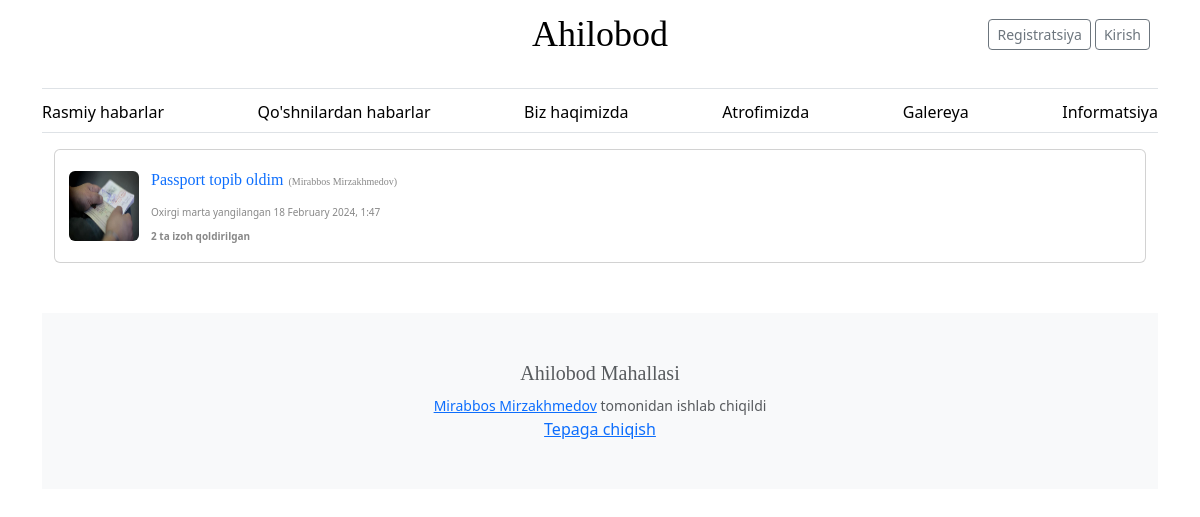
Screenshot of /post-neighbors/ with the database file from the repository.
### webapp/models.py (models this page shows, shortened)
class PostNeighbors(models.Model):
    n_post_id = models.AutoField(primary_key=True)
    title = models.CharField(max_length=255)
    full_text = RichTextField(blank=True, null=True)
    created_at = models.DateTimeField(default=timezone.now)
    user_id = models.ForeignKey(User, on_delete=models.CASCADE,
                                related_name='neighbors_posts')
    updated_at = models.DateTimeField(auto_now=True)
    image = models.ImageField(upload_to='posts/',
                              default='posts/default.webp')

class User(AbstractUser):
    user_id = models.AutoField(primary_key=True)
    phone_number = models.CharField(max_length=20)
    profile_pic = models.ImageField(null=True, upload_to='profile/')
    bio = models.TextField(blank=True, null=True)
    created_at = models.DateTimeField(default=timezone.now)
    updated_at = models.DateTimeField(auto_now=True)

class NeighborComment(models.Model):
    comment_id = models.AutoField(primary_key=True)
    post = models.ForeignKey(PostNeighbors, on_delete=models.CASCADE, related_name='neighbor_comments')
    user = models.ForeignKey(User, on_delete=models.CASCADE, related_name='neighbor_comments')
    comment_text = models.TextField()
    created_at = models.DateTimeField(default=timezone.now)

### webapp/views.py (the view)
# urls.py: path('post-neighbors/', views.neighbors, name='neighbors'),
def neighbors(request):
    neighbors = PostNeighbors.objects.all().order_by('-created_at')
    data = {
        'title': "Qo'shnilardan yangilik",
        'neighbors': neighbors
    }
    return render(request, 'webapp/neighbors.html', data)

### webapp/templates/webapp/neighbors.html (shortened to what this page needs)
{% extends 'webapp/layout.html' %}
{% block body%}
{% for neighbor in neighbors %}
    <div class="card tweets">
        <div class="card-body">
            <div class="row align-items-center">
                <div class="col-md-1">
                    <img src="{{ neighbor.image.url }}" class="img-thumbnail img-center">
                </div>
                <div class="col-md-11">
                    <h5 class="card-title">
                        <a href="{% url 'neighbor-news-detail' neighbor.n_post_id %}">{{ neighbor.title }}</a> <span>({{ neighbor.user_id.first_name }} {{ neighbor.user_id.last_name }})</span>
                    </h5>
                    <p class="card-text">
                        <span>Oxirgi marta yangilangan {{ neighbor.updated_at|date:"j F Y, G:i" }}</span><br>
                        <strong><span>{{ neighbor.neighbor_comments.all|length }} ta izoh qoldirilgan</span></strong>
                    </p>
                </div>
            </div>
        </div>
    </div>
{% endfor %}
{% endblock %}

### webapp/static/css/blog.css (style rules this page uses)
h1, h2, h3, h4, h5, h6 { font-family: "Playfair Display", Georgia, "Times New Roman", serif; }
.row { margin-bottom: 20px; }
.tweets { margin-top: 10px !important; margin-bottom: 10px !important; text-decoration: none; }
.tweets a { font-size: medium !important; text-decoration: none !important; }
.tweets span { color: #888 !important; font-size: x-small !important; }
.tweets img { width: 70px !important; height: 70px !important; }
.tweets .row { margin-bottom: 0 !important; }
.tweets .row img { border: none !important; padding: 0 !important; }
.tweets .col-md-1 { width: 70px !important; height: 70px !important; padding: 0 !important; }
.align-items-center { padding-left: 10px !important; padding-right: 10px !important; }

### rows the page displays
PostNeighbors: image (picture), title "Passport topib oldim", user_id.first_name "Mirabbos", user_id.last_name "Mirzakhmedov", updated_at "18 February 2024, 1:47", neighbor_comments.all|length "2"
